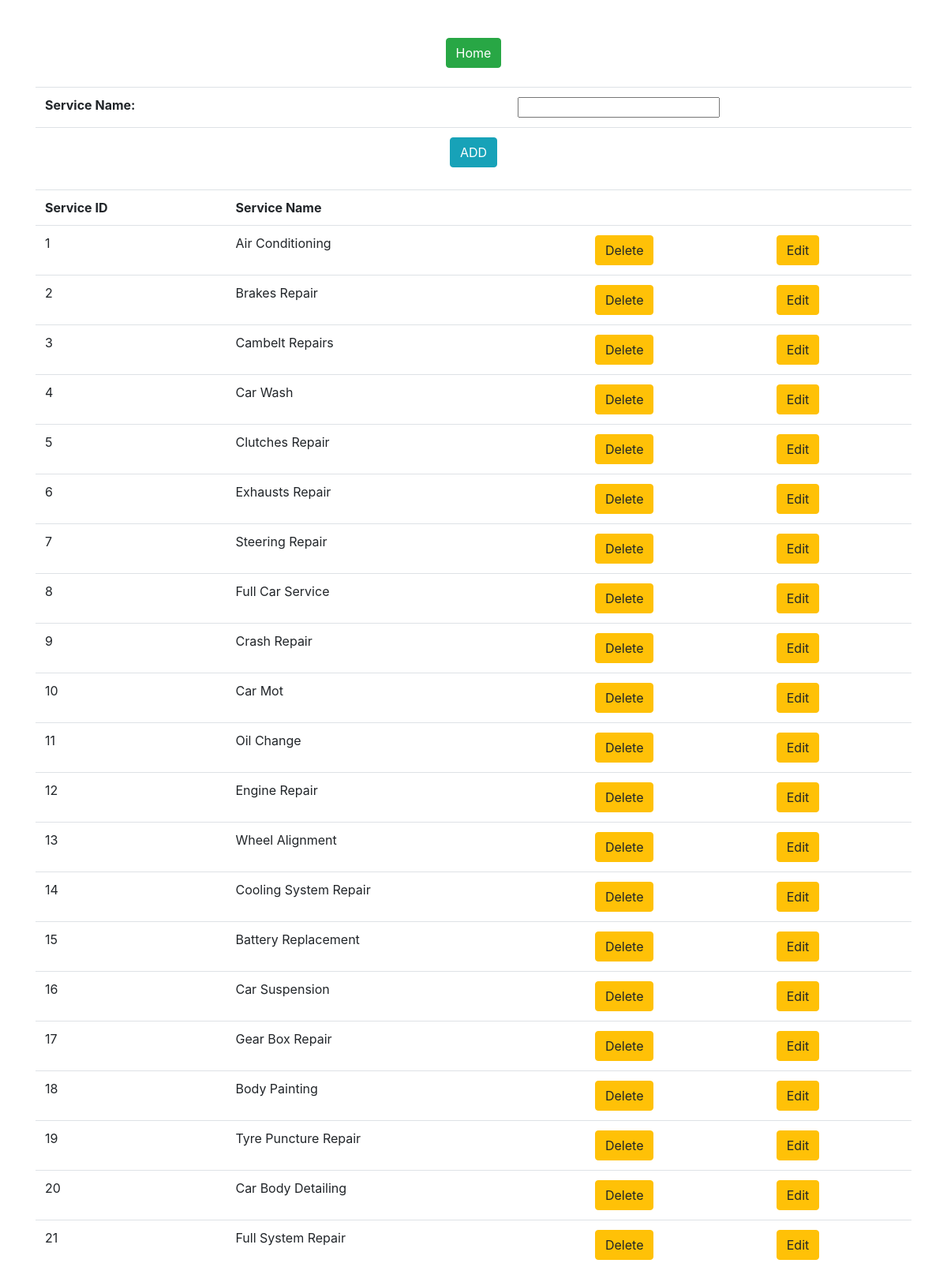
The page /view-service.php on the database its author committed.
### tables this page shows
create table services(
    service_id int auto_increment primary key,
    service_name varchar(50) not null
);

### view-service.php (the view, shortened to what this page needs)
<?php include "connect.php"?>
<link rel="stylesheet" href="css/bootstrap.min.css">
<body>
<?php
	$rs = mysqli_query($con, "SELECT * from services");
?>
<div class="container">
<br><br>
<center><a href="adminh.php" class="btn btn-success">Home</a></center><br>
<form method="POST">
<table align="center" class="table">
<tr>
	<td><b>Service Name:</b></td>
	<td align="center"><input type="text" name="sname" required></td>
</tr>
<tr>
	<td align="center" colspan="2"><input type="submit" name="submit" value="ADD" class="btn btn-info"></td>
</tr>
</table>
</form>
<table class="table table-hover">
<tr>
	<th>Service ID</th>
	<th>Service Name</th>
	<th></th>
    <th></th>
</tr>
<?php
	while($row = mysqli_fetch_row($rs)){
?>
<tr>
	<td><?=$row[0]?></td>
	<td><?=$row[1]?></td>
	<td><a href="delete-service.php?sid=<?=$row[0]?>" class="btn btn-warning" onclick="return confirm('Delete service?')">Delete</a></td>
	<td><a href="edit-service.php?sid=<?=$row[0]?>" class="btn btn-warning">Edit</a></td>
</tr>
<?php
	}
?>
</table>
</div>

### rows shown on the page
services: service_id "1", service_name "Air Conditioning"
services: service_id "2", service_name "Brakes Repair"
services: service_id "3", service_name "Cambelt Repairs"
services: service_id "4", service_name "Car Wash"
services: service_id "5", service_name "Clutches Repair"
services: service_id "6", service_name "Exhausts Repair"
services: service_id "7", service_name "Steering Repair"
services: service_id "8", service_name "Full Car Service"
services: service_id "9", service_name "Crash Repair"
services: service_id "10", service_name "Car Mot"
services: service_id "11", service_name "Oil Change"
services: service_id "12", service_name "Engine Repair"
services: service_id "13", service_name "Wheel Alignment"
services: service_id "14", service_name "Cooling System Repair"
services: service_id "15", service_name "Battery Replacement"
services: service_id "16", service_name "Car Suspension"
services: service_id "17", service_name "Gear Box Repair"
services: service_id "18", service_name "Body Painting"
services: service_id "19", service_name "Tyre Puncture Repair"
services: service_id "20", service_name "Car Body Detailing"
services: service_id "21", service_name "Full System Repair"
